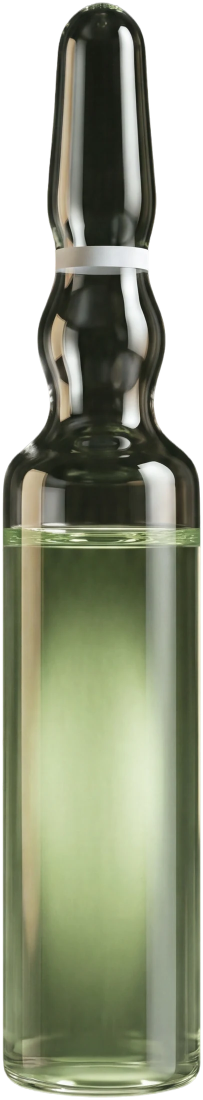
#> input picture site/assets/images/products/ampoule-quad4.webp, 406 x 2200 px (shown at 1/2 size)
$ python blue-ampoule.py
#> lines starting #> are read from the running program, lines starting #| are printed output that depends on the picture
#!/usr/bin/env python3
"""
The Quad 4 ampoule on its own, in the Men's Health blue (Men's Health landing →
The science behind Quad 4, 2026-11-25): our clear ampoule render, unchanged in
shape and light, with the blue of the hand-held ampoule above it ("Use the same
bottle design but i want this type of blue color in it").

    python3 tools/blue-ampoule.py [--preview out.png]

Reads  site/assets/images/products/ampoule-quad4.webp       (406×2200, clear glass cut-out)
Writes site/assets/images/products/ampoule-quad4-blue.webp  (406×2200, blue see-through glass)

How: the clear glass is seen on the page colour B (the Men's blue paper,
#EDF2F8) and each pixel's lightness L is mapped onto the hand ampoule's blue,
measured on the same paper: its body (92, 176, 210) where the clear body sits
(L ≈ 150), deeper towards the dark rims, paling to white in the reflections
and the neck ring. The result is split back into a cut-out on B, like
tools/unmix-glass.py: the least opacity a that gives the colour on B,
    a = max over channels of (B - T) / B if darker, (T - B) / (255 - B) if lighter
    F = B + (T - B) / a
so the page shows through the glass (about 60% blue in the middle of the body,
like the hand's) and the edges stay soft. Print: the white print screened on,
as on the hand's (print-ampoule-quad4.svg, label-ampoule-quad4.js from
tools/pack-print.py).
"""
import argparse
import os

import numpy as np
from PIL import Image

ROOT = os.path.dirname(os.path.dirname(os.path.abspath(__file__)))
PRODUCTS = os.path.join(ROOT, "site", "assets", "images", "products")
B = np.array([237.0, 242.0, 248.0])        # the Men's Health page colour, --p-paper-mh
BODY = np.array([92.0, 176.0, 210.0])      # the hand ampoule's blue body on that paper (measured)
DEEP = np.array([22.0, 118.0, 176.0])      # its darkest rims
L_BODY, L_DEEP = 150.0, 70.0               # the clear render's lightness at its body and its darkest rims


def main():
    ap = argparse.ArgumentParser()
    ap.add_argument("--preview", help="also write the result on the page colour beside the clear one")
    args = ap.parse_args()

    src = np.array(Image.open(os.path.join(PRODUCTS, "ampoule-quad4.webp")).convert("RGBA")).astype(float)
    a0 = src[..., 3:] / 255.0
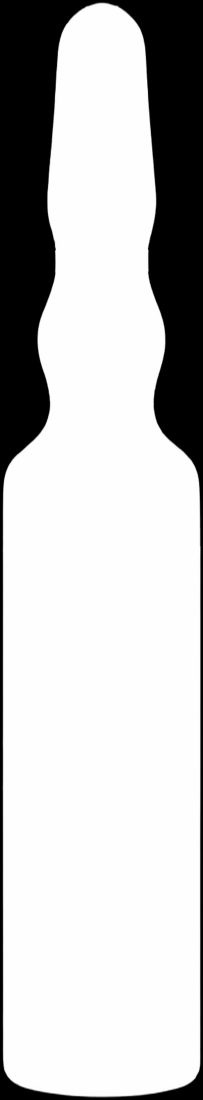
#> a0: shape (2200, 406, 1) float64 (shown at 1/2 size); min 0, max 1, mean 0.765
    seen = src[..., :3] * a0 + B * (1 - a0)                      # the clear glass on the page
    L = seen @ np.array([0.2126, 0.7152, 0.0722])

    # lightness → blue: deep at the rims, the hand's body blue at the body, white in the reflections
    t_dark = np.clip((L - L_DEEP) / (L_BODY - L_DEEP), 0, 1)[..., None]
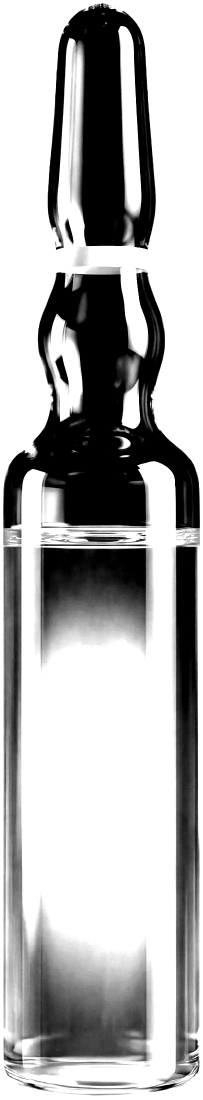
#> t_dark: shape (2200, 406, 1) float64 (shown at 1/2 size); min 0, max 1, mean 0.682
    t_light = np.clip((L - L_BODY) / (255 - L_BODY), 0, 1)[..., None] ** 1.5
    T = np.where((L <= L_BODY)[..., None], DEEP + (BODY - DEEP) * t_dark, BODY + (255 - BODY) * t_light)

    # back into a cut-out on B: the least opacity that gives T on the page
    darker = np.where(T < B, (B - T) / B, 0)
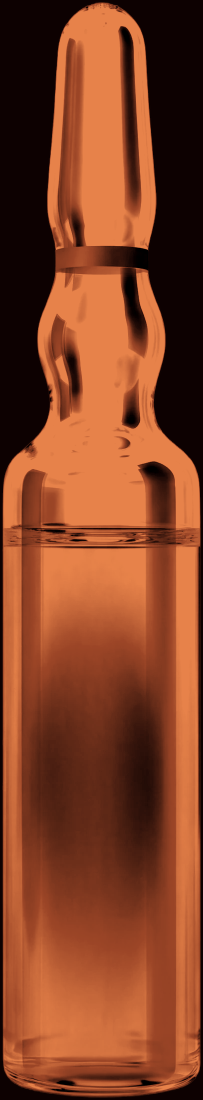
#> darker: shape (2200, 406, 3) float64 (shown at 1/2 size); mean of channels 0, 1, 2 0.523, 0.262, 0.149; drawn as R, G, B
    lighter = np.where(T > B, (T - B) / (255 - B), 0)
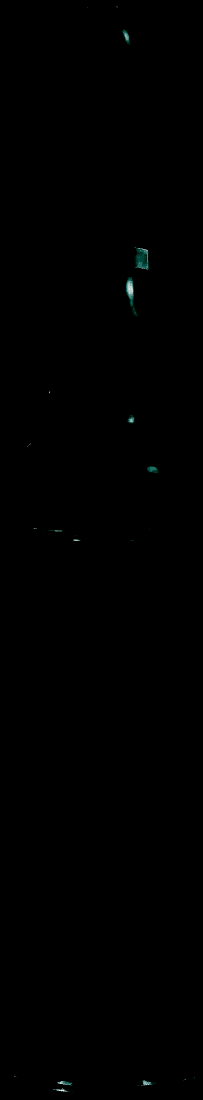
#> lighter: shape (2200, 406, 3) float64 (shown at 1/2 size); mean of channels 0, 1, 2 0.000629, 0.00137, 0.00124; drawn as R, G, B
    a = np.clip(np.maximum(darker, lighter).max(axis=-1, keepdims=True), 1e-4, 1)
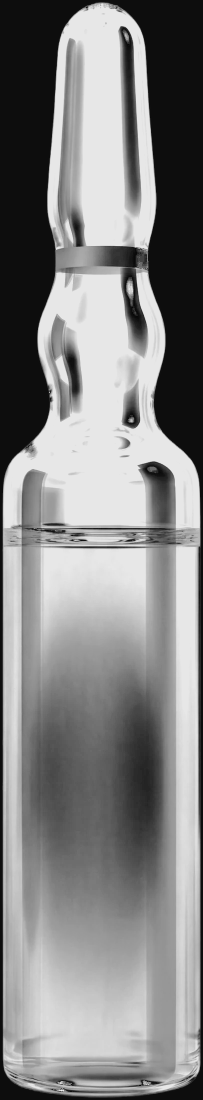
#> a: shape (2200, 406, 1) float64 (shown at 1/2 size); min 0.0338, max 0.995, mean 0.524
    F = np.clip(B + (T - B) / a, 0, 255)
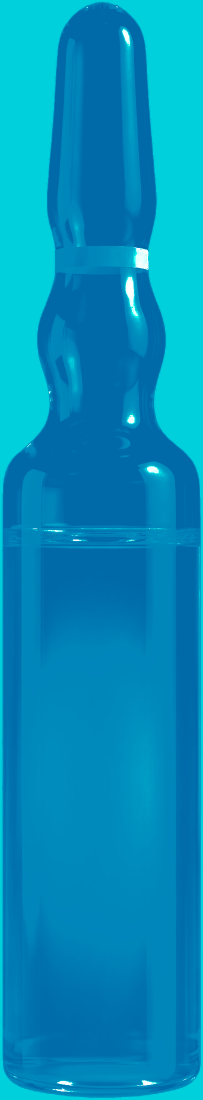
#> F: shape (2200, 406, 3) float64 (shown at 1/2 size); mean of channels 0, 1, 2 0.8, 142.7, 188.8; drawn as R, G, B
    a = np.where(a0 > 0, a, 0)                                   # nothing outside the render's silhouette
    out = np.concatenate([F, a * 255], axis=-1).round().astype(np.uint8)
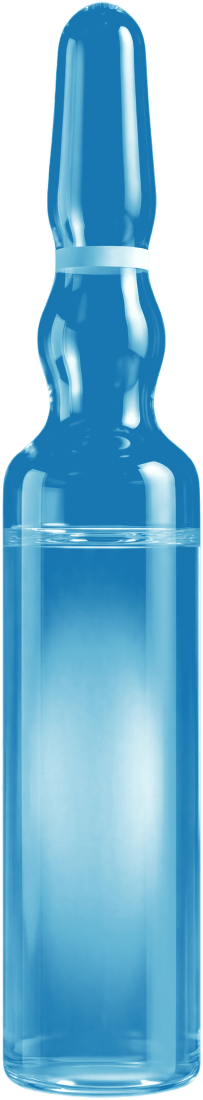
#> out: shape (2200, 406, 4) (shown at 1/2 size); mean of channels 0, 1, 2, 3 0.8, 142.7, 189, 130.7; transparent parts drawn white
    img = Image.fromarray(out, "RGBA")
    dst = os.path.join(PRODUCTS, "ampoule-quad4-blue.webp")
    img.save(dst, "WEBP", quality=92, method=6)
    print(f"{dst}: {os.path.getsize(dst) // 1024} KB")

    if args.preview:
        page = Image.new("RGBA", (406 * 2 + 60, 2200), tuple(int(c) for c in B) + (255,))
        page.alpha_composite(Image.fromarray(src.astype(np.uint8), "RGBA"), (20, 0))
        page.alpha_composite(img, (406 + 40, 0))
        page.convert("RGB").resize((page.width // 2, page.height // 2)).save(args.preview)


if __name__ == "__main__":
    main()
